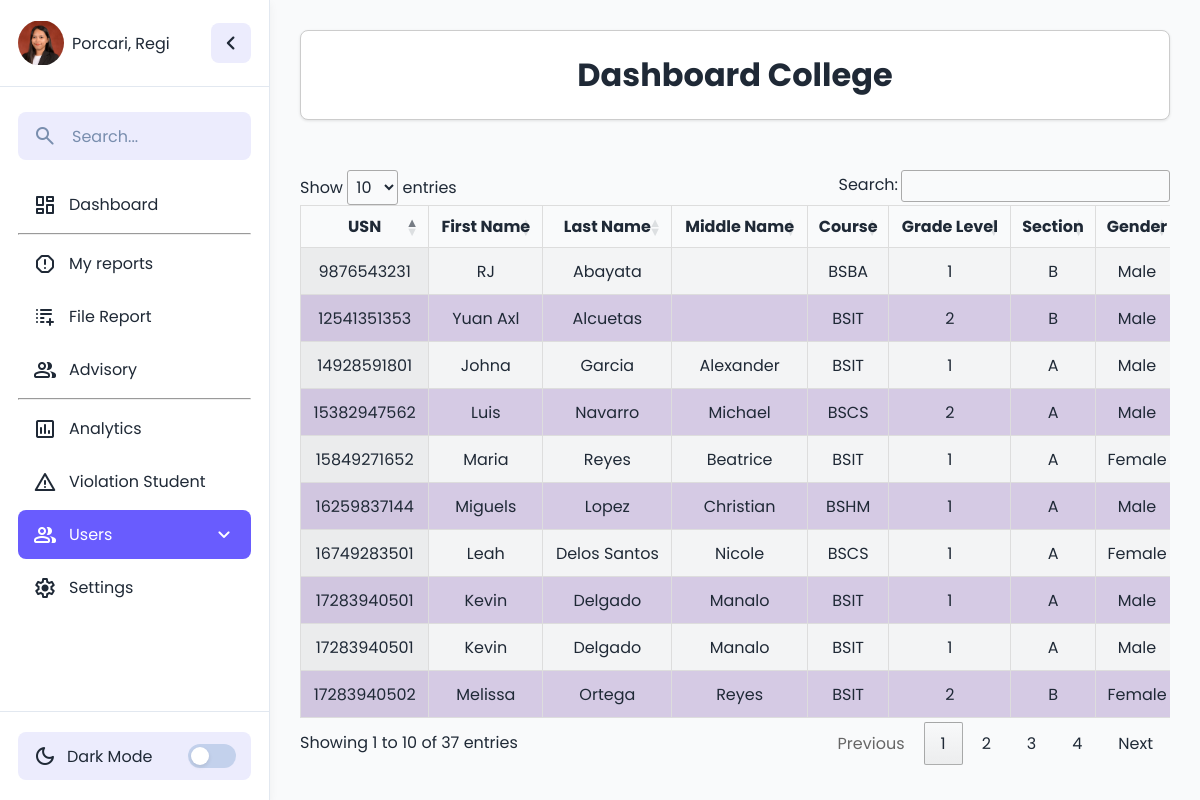
The app's page /guidance/guidance_college.php (signed in) with its own data.
### tables this page shows
CREATE TABLE `college_tbl` (
  `id` int(11) NOT NULL,
  `usn` bigint(33) NOT NULL,
  `lname` varchar(33) NOT NULL,
  `fname` varchar(33) NOT NULL,
  `mname` varchar(32) NOT NULL,
  `idstrandcourse` int(11) DEFAULT NULL,
  `glevel` varchar(33) DEFAULT NULL,
  `section` varchar(12) NOT NULL,
  `genid` int(11) DEFAULT NULL,
  `birthdate` date NOT NULL,
  `address` varchar(333) NOT NULL,
  `iddepartment` int(11) DEFAULT NULL,
  `vio_record` int(11) NOT NULL,
  `Archive` int(11) NOT NULL
);

CREATE TABLE `strandcourse_tbl` (
  `idstrandcourse` int(11) NOT NULL,
  `strandcourse` varchar(33) NOT NULL,
  `max_section` int(11) NOT NULL,
  `shs_college` int(11) NOT NULL
);

CREATE TABLE `gender_tbl` (
  `genid` int(11) NOT NULL,
  `gender` varchar(9) NOT NULL
);

### guidance/guidance_college.php (the view, shortened to what this page needs)
<?php
include("../config/db_connect.php");
$name = $_SESSION['user_name'];
$profile = $_SESSION['profile'];
$current_user_id = $_SESSION['user_id'];
mysqli_query($conn, "UPDATE users SET last_activity = CURRENT_TIMESTAMP WHERE id = $current_user_id");
$sql = "
SELECT
    college_tbl.usn,
    college_tbl.id,
    college_tbl.lname,
    college_tbl.fname,
    college_tbl.mname,
    college_tbl.section,
    college_tbl.idstrandcourse,
    strandcourse_tbl.strandcourse,
    gender_tbl.gender,
    college_tbl.birthdate,
    college_tbl.address,
    college_tbl.glevel,
    collegedep_tbl.department,
    college_tbl.vio_record
FROM college_tbl
JOIN strandcourse_tbl ON college_tbl.idstrandcourse = strandcourse_tbl.idstrandcourse
JOIN gender_tbl ON college_tbl.genid = gender_tbl.genid
JOIN collegedep_tbl ON college_tbl.iddepartment = collegedep_tbl.iddepartment
";
$result = mysqli_query($conn, $sql);
?>
<!DOCTYPE html>
<html lang="en">
<head>
    <link rel="stylesheet" href="../assets/style.css">
</head>
<link rel="stylesheet" href="https://cdn.datatables.net/1.13.6/css/jquery.dataTables.min.css">
<body style="">
    <div class="container">
        <aside class="sidebar collapsed">
            <div class="sidebar-header">
                <div style="display: flex; align-items: center; gap: 8px;">
          <img src="<?php echo $profile; ?>" style="width:46px;  height: 46px;
  display: block;
  object-fit: contain;
  border-radius: 50%; transition: opacity 0.4s ease;" id="profilePic" alt="Profile" />
          <span id="userName" style="color:var(--color-text-primary)"><?php echo htmlspecialchars($name); ?></span>
        </div>
                <button class="sidebar-toggle">
                    <span class="material-symbols-rounded">chevron_left</span>
                </button>
            </div>
            <div class="sidebar-content">
                <form action="#" class="search-form">
                    <span class="material-symbols-rounded">search</span>
                    <input type="search" placeholder="Search..." required />
                </form>
                <ul class="menu-list">
                    <li class="menu-item">
                        <a href="guidance_dashboard.php" class="menu-link">
                            <span class="material-symbols-rounded">dashboard</span>
                            <span class="menu-label">Dashboard</span>
                        </a>
                    </li>
                     <hr>
          <li class="menu-item">
            <a href="guidance_myreport.php" class="menu-link ">
              <span class="material-symbols-rounded">report</span>
              <span class="menu-label">My reports</span>
            </a>
          </li>
          <li class="menu-item">
            <a href="report_violation.php" class="menu-link">
              <span class="material-symbols-rounded">forms_add_on</span>
              <span class="menu-label">File Report</span>
            </a>
          </li>
          <li class="menu-item">
            <a href="guidance_advisorydashboard.php" class="menu-link">
              <span class="material-symbols-rounded">group</span>
              <span class="menu-label">Advisory</span>
            </a>
          </li>
          <hr>
                    <li class="menu-item">
                        <a href="guidance_summary.php" class="menu-link">
                            <span class="material-symbols-rounded">insert_chart</span>
                            <span class="menu-label">Analytics</span>
                        </a>
                    </li>
                     <li class="menu-item">
            <a href="guidance_violation.php" class="menu-link ">
              <span class="material-symbols-rounded">warning</span>
              <span class="menu-label">Violation Student</span>
            </a>
          </li>
                    <li class="menu-item has-dropdown ">
                        <a href="#" class="menu-link dropdown-toggle active">
                            <span class="material-symbols-rounded">group</span>
                            <span class="menu-label">Users</span>
                            <span class="material-symbols-rounded arrow">expand_more</span>
                        </a>
                    </li>
                    <li class="menu-item">
                        <a href="#" class="menu-link">
                            <span class="material-symbols-rounded">settings</span>
                            <span class="menu-label">Settings</span>
                        </a>
                    </li>
                </ul>
            </div>
            <div class="sidebar-footer">
                <button class="theme-toggle">
                    <div class="theme-label">
                        <span class="theme-icon material-symbols-rounded">dark_mode</span>
                        <span class="theme-text">Dark Mode</span>
                    </div>
                    <div class="theme-toggle-track">
                        <div class="theme-toggle-indicator"></div>
                    </div>
                </button>
            </div>
        </aside>
        <div class="main-content" style="
  overflow: hidden auto;
  scrollbar-width: thin;">
            <h1 class="card">Dashboard College</h1>
            <br>
            <br>
            <div id="tableContainer" style="overflow-x: auto;overflow-y: hidden;
    -webkit-overflow-scrolling: touch;  width: 100%;
    border-collapse: collapse;
    white-space: nowrap; /* prevent wrapping */">
    <table id="collegeTable" class="display" style=" ">
                <thead>
                    <tr>
                        <th>USN</th>
                        <th>First Name</th>
                        <th>Last Name</th>
                        <th>Middle Name</th>
                        <th>Course</th>
                        <th>Grade Level</th>
                        <th>Section</th>
                        <th>Gender</th>
                    </tr>
                </thead>
                <tbody>
                    <?php
                    if (mysqli_num_rows($result) > 0) {
                        while ($row = mysqli_fetch_assoc($result)) {
                            echo "
                <tr>
                <td style='display:none'>{$row['id']}</td>
                    <td>{$row['usn']}</td>
                    <td>{$row['fname']}</td>
                    <td>{$row['lname']}</td>
                    <td>{$row['mname']}</td>
                    <td>{$row['strandcourse']}</td>
                    <td>{$row['glevel']}</td>
                    <td>{$row['section']}</td>
                    <td>{$row['gender']}</td>
                    <td>{$row['birthdate']}</td>
                    <td>{$row['address']}</td>
                    <td style='display:none'>{$row['department']}</td>
                    <td>{$row['vio_record']}</td>
                     <th>
        <button  class='viewBtn' data-id='{$row['id']}'>view</button>
        </td>
                </tr>";
                        }
                    } else {
                        echo "<tr><td colspan='10' style='text-align:center;'>No data found</td></tr>";
                    }
                    ?>
                </tbody>
            </table>
        </div>
        </div>
    </div>
</body>
</html>

### assets/style.css (style rules this page uses)
* { margin: 0; padding: 0; box-sizing: border-box; font-family: "Poppins", sans-serif; }
.card { border: 1px solid #ccc; border-radius: 8px; padding: 20px; background-color: #f9f9f9; text-align: center; box-shadow: 0 2px 5px rgba(0, 0, 0, 0.1); }
.arrow { margin-left: auto; transition: transform 0.3s ease; }
:root { --color-bg-form: #ECECFD; --color-bg-form-input: #A6B7D2; --color-btn:rgb(0, 0, 0); --color-text-primary: #1F2936; --color-text-placeholder: #798EAE; --color-bg-primary: #f9fafb; --color-bg-secondary: #ECECFD; --color-bg-sidebar: #FFFFFF; --color-border-hr: #E2E8F0; --color-hover-primary: #695CFE; --color-hover-secondary: #e2e2fb; --color-shadow: rgba(0, 0, 0, 0.05); }
body { min-height: 100vh; background: var(--color-bg-primary); }
.sidebar { position: sticky; top: 0; width: 270px; height: 100vh; display: flex; flex-shrink: 0; flex-direction: column; background: var(--color-bg-sidebar); border-right: 1px solid var(--color-border-hr); box-shadow: 0 3px 9px var(--color-shadow); transition: width 0.4s ease; }
.sidebar .sidebar-header { padding: 20px 18px; display: flex; position: relative; align-items: center; justify-content: space-between; border-bottom: 1px solid var(--color-border-hr); }
.site-nav .sidebar-toggle, .sidebar-header .sidebar-toggle { height: 40px; width: 40px; border: none; cursor: pointer; display: flex; position: absolute; right: 18px; align-items: center; justify-content: center; border-radius: 8px; color: var(--color-text-primary); background: var(--color-bg-secondary); transition: 0.4s ease; }
.sidebar-header .sidebar-toggle span { font-size: 1.75rem; transition: transform 0.4s ease; }
.sidebar .sidebar-content { flex: 1; padding: 20px 18px; overflow: hidden auto; scrollbar-width: thin; scrollbar-color: var(--color-text-placeholder) transparent; }
.sidebar-content .search-form { border-radius: 8px; min-height: 48px; margin: 5px 0 20px; align-items: center; display: flex; padding: 0 15px; white-space: nowrap; background: var(--color-bg-secondary); transition: 0.4s ease; }
.sidebar-content .search-form span { color: var(--color-text-placeholder); }
.search-form input { background: none; outline: none; border: none; width: 100%; margin-left: 15px; font-size: 1rem; color: var(--color-text-primary); }
.search-form input::placeholder { color: var(--color-text-placeholder); }
.sidebar-content .menu-list { display: flex; gap: 4px; list-style: none; flex-direction: column; }
.menu-list .menu-link { display: flex; gap: 12px; white-space: nowrap; border-radius: 8px; padding: 12px 15px; align-items: center; text-decoration: none; color: var(--color-text-primary); transition: 0.3s ease; }
.menu-link .menu-label { transition: opacity 0.3s ease; }
.sidebar .sidebar-footer { padding: 20px 18px; white-space: nowrap; border-top: 1px solid var(--color-border-hr); }
.sidebar-footer .theme-toggle { width: 100%; min-height: 48px; border-radius: 8px; display: flex; align-items: center; cursor: pointer; border: none; padding: 0 15px; white-space: nowrap; color: var(--color-text-primary); background: var(--color-bg-secondary); transition: 0.3s ease; }
.theme-toggle .theme-label { display: flex; gap: 10px; align-items: center; }
.theme-toggle .theme-label .theme-text { font-size: 1rem; transition: opacity 0.4s 0.2s ease; }
.theme-toggle .theme-toggle-track { height: 24px; width: 48px; border-radius: 999px; margin-left: auto; background: #c3d1ec; position: relative; transition: opacity 0.4s 0.2s ease, background-color 0.3s ease; }
.theme-toggle-track .theme-toggle-indicator { position: absolute; top: 3px; left: 3px; width: 18px; height: 18px; border-radius: 50%; background-color: #fff; box-shadow: 0 2px 4px rgba(0, 0, 0, 0.1); transition: transform 0.3s ease; }
.container { display: flex; }
.container .main-content { flex: 1; padding: 30px; color: var(--color-text-primary); }
.main-content .card { border-radius: 8px; padding: 20px; background-color: var(--color-bg-sidebar); box-shadow: 0 1px 3px rgba(0, 0, 0, 0.1); }

### records on screen
college_tbl: usn "14928591801", fname "Johna", lname "Garcia", mname "Alexander", idstrandcourse.strandcourse "BSIT", glevel "1", section "A", genid.gender "Male"
college_tbl: usn "15849271652", fname "Maria", lname "Reyes", mname "Beatrice", idstrandcourse.strandcourse "BSIT", glevel "1", section "A", genid.gender "Female"
college_tbl: usn "16259837144", fname "Miguels", lname "Lopez", mname "Christian", idstrandcourse.strandcourse "BSHM", glevel "1", section "A", genid.gender "Male"
college_tbl: usn "15382947562", fname "Luis", lname "Navarro", mname "Michael", idstrandcourse.strandcourse "BSCS", glevel "2", section "A", genid.gender "Male"
college_tbl: usn "16749283501", fname "Leah", lname "Delos Santos", mname "Nicole", idstrandcourse.strandcourse "BSCS", glevel "1", section "A", genid.gender "Female"
college_tbl: usn "9876543231", fname "RJ", lname "Abayata", idstrandcourse.strandcourse "BSBA", glevel "1", section "B", genid.gender "Male"
college_tbl: usn "17283940501", fname "Kevin", lname "Delgado", mname "Manalo", idstrandcourse.strandcourse "BSIT", glevel "1", section "A", genid.gender "Male"
college_tbl: usn "17283940502", fname "Melissa", lname "Ortega", mname "Reyes", idstrandcourse.strandcourse "BSIT", glevel "2", section "B", genid.gender "Female"
college_tbl: usn "17283940501", fname "Kevin", lname "Delgado", mname "Manalo", idstrandcourse.strandcourse "BSIT", glevel "1", section "A", genid.gender "Male"
college_tbl: usn "12541351353", fname "Yuan Axl", lname "Alcuetas", idstrandcourse.strandcourse "BSIT", glevel "2", section "B", genid.gender "Male"

### other values on screen
$name "Porcari, Regi"
